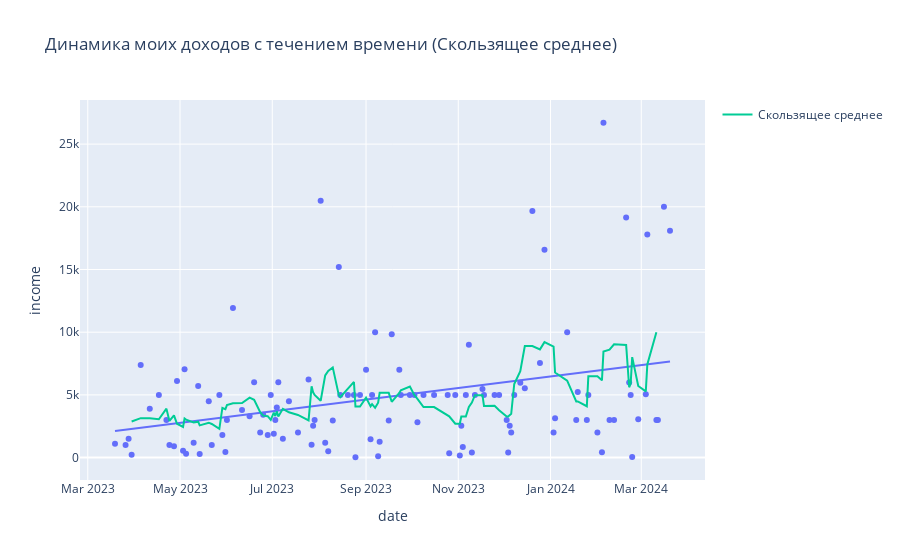

This figure's notebook cell:
### Code cell
plot_data['rolling'] = plot_data['income'].rolling(7, center=True).mean()

# Используем px.scatter для добавления линии тренда к исходным данным дохода
fig = px.scatter(plot_data, x='date', y='income', trendline="ols",
                 title='Динамика моих доходов с течением времени (Скользящее среднее)')

# Добавляем линию скользящего среднего отдельно
fig.add_scatter(x=plot_data['date'], y=plot_data['rolling'], mode='lines', name='Скользящее среднее')

fig.show()
